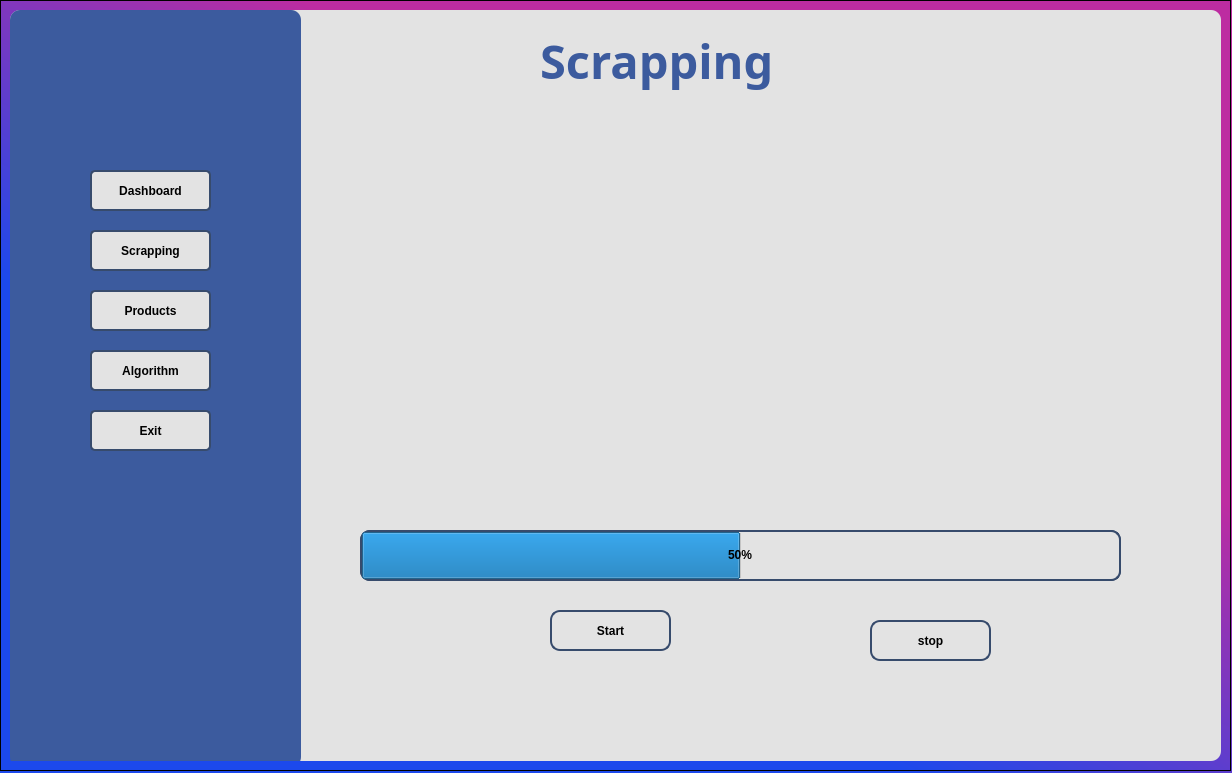
<?xml version="1.0" encoding="UTF-8"?>
<ui version="4.0">
 <class>Form</class>
 <widget class="QWidget" name="Form">
  <property name="geometry">
   <rect>
    <x>0</x>
    <y>0</y>
    <width>1232</width>
    <height>773</height>
   </rect>
  </property>
  <property name="windowTitle">
   <string>Form</string>
  </property>
  <property name="styleSheet">
   <string notr="true">background-color:qlineargradient(spread:pad, x1:0.784091, y1:0.102, x2:0, y2:1, stop:0.232955 rgba(189, 44, 161, 255), stop:0.596591 rgba(28, 73, 236, 255))</string>
  </property>
  <widget class="QFrame" name="frame">
   <property name="geometry">
    <rect>
     <x>0</x>
     <y>0</y>
     <width>1231</width>
     <height>771</height>
    </rect>
   </property>
   <property name="styleSheet">
    <string notr="true">background-color:red;
background-color: qlineargradient(spread:pad, x1:0.784091, y1:0.102, x2:0, y2:1, stop:0.232955 rgba(189, 44, 161, 255), stop:0.596591 rgba(28, 73, 236, 255));</string>
   </property>
   <property name="frameShape">
    <enum>QFrame::StyledPanel</enum>
   </property>
   <property name="frameShadow">
    <enum>QFrame::Raised</enum>
   </property>
   <layout class="QHBoxLayout" name="horizontalLayout">
    <item>
     <widget class="QFrame" name="insideForm">
      <property name="styleSheet">
       <string notr="true">background-color: rgb(227, 227, 227);
border-radius:10px;
</string>
      </property>
      <property name="frameShape">
       <enum>QFrame::NoFrame</enum>
      </property>
      <property name="frameShadow">
       <enum>QFrame::Raised</enum>
      </property>
      <widget class="QFrame" name="menuForm">
       <property name="geometry">
        <rect>
         <x>0</x>
         <y>0</y>
         <width>291</width>
         <height>757</height>
        </rect>
       </property>
       <property name="maximumSize">
        <size>
         <width>300</width>
         <height>16777215</height>
        </size>
       </property>
       <property name="styleSheet">
        <string notr="true">background-color: rgb(60, 91, 158);
border-radius:10px;</string>
       </property>
       <property name="frameShape">
        <enum>QFrame::StyledPanel</enum>
       </property>
       <property name="frameShadow">
        <enum>QFrame::Raised</enum>
       </property>
       <widget class="QLabel" name="logo">
        <property name="geometry">
         <rect>
          <x>-140</x>
          <y>-110</y>
          <width>561</width>
          <height>241</height>
         </rect>
        </property>
        <property name="styleSheet">
         <string notr="true">image: url(:/logo/C:/Users/DELL/Downloads/image-removebg-preview.png);
background-color: none;</string>
        </property>
        <property name="text">
         <string/>
        </property>
       </widget>
       <widget class="QPushButton" name="btnAlgoritm">
        <property name="geometry">
         <rect>
          <x>80</x>
          <y>340</y>
          <width>121</width>
          <height>41</height>
         </rect>
        </property>
        <property name="font">
         <font>
          <weight>75</weight>
          <bold>true</bold>
          <underline>false</underline>
          <strikeout>false</strikeout>
         </font>
        </property>
        <property name="cursor">
         <cursorShape>PointingHandCursor</cursorShape>
        </property>
        <property name="styleSheet">
         <string notr="true">background-color: rgb(227, 227, 227);
color: rgb(0, 0, 0);
text-align:center;
padding: 0.8em 1.5em;
border-radius:2px;
text-decoration: none;
font-size: 1em;
border-radius: 5px;
border:2px solid rgb(55, 75, 108);
font-weight:bold;
</string>
        </property>
        <property name="text">
         <string>Algorithm</string>
        </property>
       </widget>
       <widget class="QPushButton" name="btnScrapping">
        <property name="geometry">
         <rect>
          <x>80</x>
          <y>220</y>
          <width>121</width>
          <height>41</height>
         </rect>
        </property>
        <property name="font">
         <font>
          <weight>75</weight>
          <bold>true</bold>
          <underline>false</underline>
          <strikeout>false</strikeout>
         </font>
        </property>
        <property name="cursor">
         <cursorShape>PointingHandCursor</cursorShape>
        </property>
        <property name="styleSheet">
         <string notr="true">background-color: rgb(227, 227, 227);
color: rgb(0, 0, 0);
text-align:center;
padding: 0.8em 1.5em;
border-radius:2px;
text-decoration: none;
font-size: 1em;
border-radius: 5px;
border:2px solid rgb(55, 75, 108);
font-weight:bold;</string>
        </property>
        <property name="text">
         <string>Scrapping</string>
        </property>
       </widget>
       <widget class="QPushButton" name="btnProduct">
        <property name="geometry">
         <rect>
          <x>80</x>
          <y>280</y>
          <width>121</width>
          <height>41</height>
         </rect>
        </property>
        <property name="font">
         <font>
          <weight>75</weight>
          <bold>true</bold>
          <underline>false</underline>
          <strikeout>false</strikeout>
         </font>
        </property>
        <property name="cursor">
         <cursorShape>PointingHandCursor</cursorShape>
        </property>
        <property name="styleSheet">
         <string notr="true">background-color: rgb(227, 227, 227);
color: rgb(0, 0, 0);
text-align:center;
padding: 0.8em 1.5em;
border-radius:2px;
text-decoration: none;
font-size: 1em;
border-radius: 5px;
border:2px solid rgb(55, 75, 108);
font-weight:bold;
</string>
        </property>
        <property name="text">
         <string>Products</string>
        </property>
       </widget>
       <widget class="QPushButton" name="btnDashboard">
        <property name="geometry">
         <rect>
          <x>80</x>
          <y>160</y>
          <width>121</width>
          <height>41</height>
         </rect>
        </property>
        <property name="font">
         <font>
          <weight>75</weight>
          <bold>true</bold>
          <underline>false</underline>
          <strikeout>false</strikeout>
         </font>
        </property>
        <property name="cursor">
         <cursorShape>PointingHandCursor</cursorShape>
        </property>
        <property name="styleSheet">
         <string notr="true">background-color: rgb(227, 227, 227);
color: rgb(0, 0, 0);
text-align:center;
padding: 0.8em 1.5em;
border-radius:2px;
text-decoration: none;
font-size: 1em;
border-radius: 5px;
border:2px solid rgb(55, 75, 108);
font-weight:bold;</string>
        </property>
        <property name="text">
         <string>Dashboard</string>
        </property>
       </widget>
       <widget class="QPushButton" name="btnExit">
        <property name="geometry">
         <rect>
          <x>80</x>
          <y>400</y>
          <width>121</width>
          <height>41</height>
         </rect>
        </property>
        <property name="font">
         <font>
          <weight>75</weight>
          <bold>true</bold>
          <underline>false</underline>
          <strikeout>false</strikeout>
         </font>
        </property>
        <property name="cursor">
         <cursorShape>PointingHandCursor</cursorShape>
        </property>
        <property name="styleSheet">
         <string notr="true">background-color: rgb(227, 227, 227);
color: rgb(0, 0, 0);
text-align:center;
padding: 0.8em 1.5em;
border-radius:2px;
text-decoration: none;
font-size: 1em;
border-radius: 5px;
border:2px solid rgb(55, 75, 108);
font-weight:bold;</string>
        </property>
        <property name="text">
         <string>Exit</string>
        </property>
       </widget>
       <zorder>btnAlgoritm</zorder>
       <zorder>btnScrapping</zorder>
       <zorder>btnProduct</zorder>
       <zorder>btnDashboard</zorder>
       <zorder>btnExit</zorder>
       <zorder>logo</zorder>
      </widget>
      <widget class="QLabel" name="label">
       <property name="geometry">
        <rect>
         <x>530</x>
         <y>10</y>
         <width>261</width>
         <height>81</height>
        </rect>
       </property>
       <property name="font">
        <font>
         <family>Arial Black</family>
         <pointsize>35</pointsize>
         <weight>75</weight>
         <italic>false</italic>
         <bold>true</bold>
         <underline>false</underline>
        </font>
       </property>
       <property name="styleSheet">
        <string notr="true">color: rgb(60, 91, 158);</string>
       </property>
       <property name="text">
        <string>Scrapping</string>
       </property>
      </widget>
      <widget class="QPushButton" name="btnStopScrap">
       <property name="geometry">
        <rect>
         <x>860</x>
         <y>610</y>
         <width>121</width>
         <height>41</height>
        </rect>
       </property>
       <property name="font">
        <font>
         <weight>75</weight>
         <bold>true</bold>
         <underline>false</underline>
         <strikeout>false</strikeout>
        </font>
       </property>
       <property name="cursor">
        <cursorShape>PointingHandCursor</cursorShape>
       </property>
       <property name="styleSheet">
        <string notr="true">background-color: rgb(227, 227, 227);
color: rgb(0, 0, 0);
text-align:center;
border:2px solid rgb(55, 75, 108);
padding: 0.8em 1.5em;
border-radious:2px;
text-decoration: none;
font-size: 1em;
border-radius: 10px;
align-item:center;
font-weight:bold;</string>
       </property>
       <property name="text">
        <string>stop</string>
       </property>
      </widget>
      <widget class="QPushButton" name="btnStartScrap">
       <property name="geometry">
        <rect>
         <x>540</x>
         <y>600</y>
         <width>121</width>
         <height>41</height>
        </rect>
       </property>
       <property name="font">
        <font>
         <weight>75</weight>
         <bold>true</bold>
         <underline>false</underline>
         <strikeout>false</strikeout>
        </font>
       </property>
       <property name="cursor">
        <cursorShape>PointingHandCursor</cursorShape>
       </property>
       <property name="styleSheet">
        <string notr="true">background-color: rgb(227, 227, 227);
color: rgb(0, 0, 0);
text-align:center;
border:2px solid rgb(55, 75, 108);
padding: 0.8em 1.5em;
text-decoration: none;
font-size: 1em;
border-radius: 10px;
align-item:center;
font-weight:bold;</string>
       </property>
       <property name="text">
        <string>Start</string>
       </property>
      </widget>
      <widget class="QTableWidget" name="tableWidget">
       <property name="geometry">
        <rect>
         <x>325</x>
         <y>90</y>
         <width>841</width>
         <height>411</height>
        </rect>
       </property>
      </widget>
      <widget class="QFrame" name="frame_2">
       <property name="geometry">
        <rect>
         <x>350</x>
         <y>520</y>
         <width>761</width>
         <height>51</height>
        </rect>
       </property>
       <property name="styleSheet">
        <string notr="true">background-color: rgb(227, 227, 227);
color: rgb(0, 0, 0);
text-align:center;
border:2px solid rgb(55, 75, 108);
padding: 0.8em 1.5em;
text-decoration: none;
font-size: 1em;
border-radius: 10px;
align-item:center;
font-weight:bold;
</string>
       </property>
       <property name="frameShape">
        <enum>QFrame::StyledPanel</enum>
       </property>
       <property name="frameShadow">
        <enum>QFrame::Raised</enum>
       </property>
       <widget class="QProgressBar" name="pBar">
        <property name="geometry">
         <rect>
          <x>0</x>
          <y>0</y>
          <width>761</width>
          <height>51</height>
         </rect>
        </property>
        <property name="font">
         <font>
          <weight>75</weight>
          <bold>true</bold>
          <underline>false</underline>
          <strikeout>false</strikeout>
         </font>
        </property>
        <property name="value">
         <number>50</number>
        </property>
        <property name="alignment">
         <set>Qt::AlignCenter</set>
        </property>
        <property name="invertedAppearance">
         <bool>false</bool>
        </property>
       </widget>
      </widget>
      <zorder>frame_2</zorder>
      <zorder>menuForm</zorder>
      <zorder>label</zorder>
      <zorder>btnStopScrap</zorder>
      <zorder>btnStartScrap</zorder>
      <zorder>tableWidget</zorder>
     </widget>
    </item>
   </layout>
  </widget>
 </widget>
 <resources>
  <include location="resources/resources.qrc"/>
 </resources>
 <connections/>
</ui>
